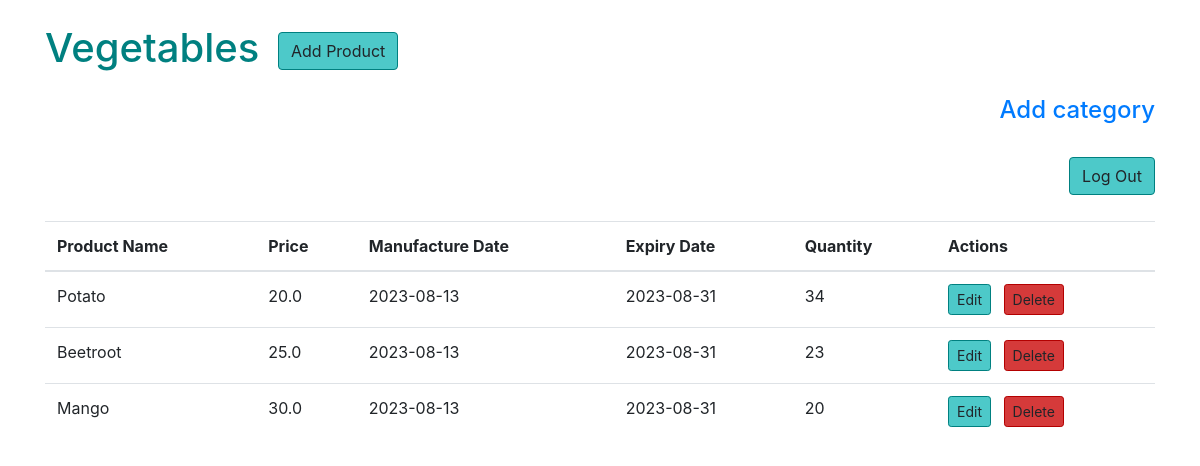
The app's page /view_category/1 (signed in) with its own data.
### models.py (models this page shows)
class Category(db.Model):
    id = db.Column(db.Integer, primary_key=True)
    name = db.Column(db.String(100), unique=True, nullable=False)
    products = db.relationship('Product', back_populates='category', cascade='all, delete-orphan')

class Product(db.Model):
    id = db.Column(db.Integer, primary_key=True)
    product_name = db.Column(db.String(200), nullable=False, unique=True)
    price = db.Column(db.Float, nullable=False)
    manufacture_date = db.Column(db.Date, nullable=False)
    expiry_date = db.Column(db.Date, nullable=False)
    quantity = db.Column(db.Integer, default=1)
    image_link = db.Column(db.String(200))
    category_id = db.Column(db.Integer, db.ForeignKey('category.id'))
    category = db.relationship('Category', back_populates='products')

### app.py (the view)
@app.route("/view_category/<cat_id>", methods=['GET'])
@login_required
def view_cat(cat_id):
    cat= Category.query.filter_by(id=cat_id).first()
    products=Product.query.filter_by(category_id=cat_id).all()
    print(cat)
    print(products)
    return render_template('view_cat.html', cat=cat, products=products)

### app.py (called while the page is built)
@login_manager.user_loader
def load_user(user_id):
    return User.query.get(int(user_id))

### templates/view_cat.html (shortened to what this page needs)
<!DOCTYPE html>
<html lang="en">
<head>
    <link rel="stylesheet" href="https://stackpath.bootstrapcdn.com/bootstrap/4.5.2/css/bootstrap.min.css">
</head>
<body>
    <div class="container mt-4">
        <h1 class="mb-4">{{cat.name}} <a href="/add_product" class="btn btn-custom-primary ml-2">Add Product</a></h1>
        <h4 class="mb-4" style="text-align: right;"><a href="/add_category">Add category</a></h4>
        <h1 class="mb-4" style="text-align: right;"><a href="/logout" class="btn btn-custom-primary ml-2">Log Out</a></h1>
        <table class="table">
            <thead>
                <tr>
                    <th>Product Name</th>
                    <th>Price</th>
                    <th>Manufacture Date</th>
                    <th>Expiry Date</th>
                    <th>Quantity</th>
                    <th>Actions</th>
                </tr>
            </thead>
            <tbody>
                {% for product in products %}
                <tr>
                    <td>{{ product.product_name }}</td>
                    <td>{{ product.price }}</td>
                    <td>{{ product.manufacture_date }}</td>
                    <td>{{ product.expiry_date }}</td>
                    <td>{{ product.quantity }}</td>
                    <td>
                        <a href="/edit_product/{{cat.id}}/{{ product.id }}" class="btn btn-sm btn-custom-primary mr-2">Edit</a>
                        <button class="btn btn-sm btn-custom-danger" data-toggle="modal" data-target="#confirmDeleteModal{{ product.id }}">Delete</button>
                    </td>
                </tr>
                {% endfor %}
            </tbody>
        </table>
    </div>
</body>
</html>

### templates/view_cat.html (style rules this page uses)
a { text-decoration: none; }
.btn-custom-primary { background-color: #4dc9c9; border-color: #008080; }
.btn-custom-danger { background-color: #d53a3a; border-color: #b30000; }
h1 { color: #008080; }

### records on screen
Category: name "Vegetables"
Product: product_name "Potato", price "20.0", manufacture_date "2023-08-13", expiry_date "2023-08-31", quantity "34"
Product: product_name "Beetroot", price "25.0", manufacture_date "2023-08-13", expiry_date "2023-08-31", quantity "23"
Product: product_name "Mango", price "30.0", manufacture_date "2023-08-13", expiry_date "2023-08-31", quantity "20"
